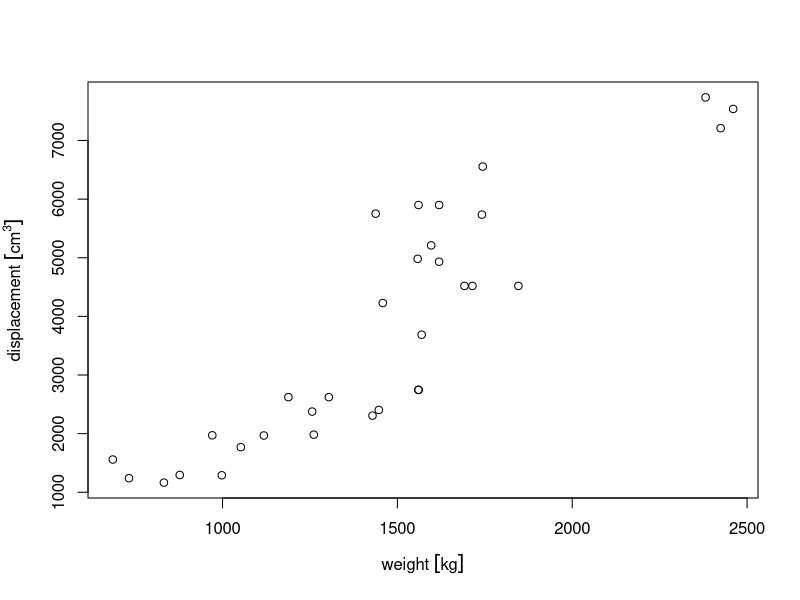
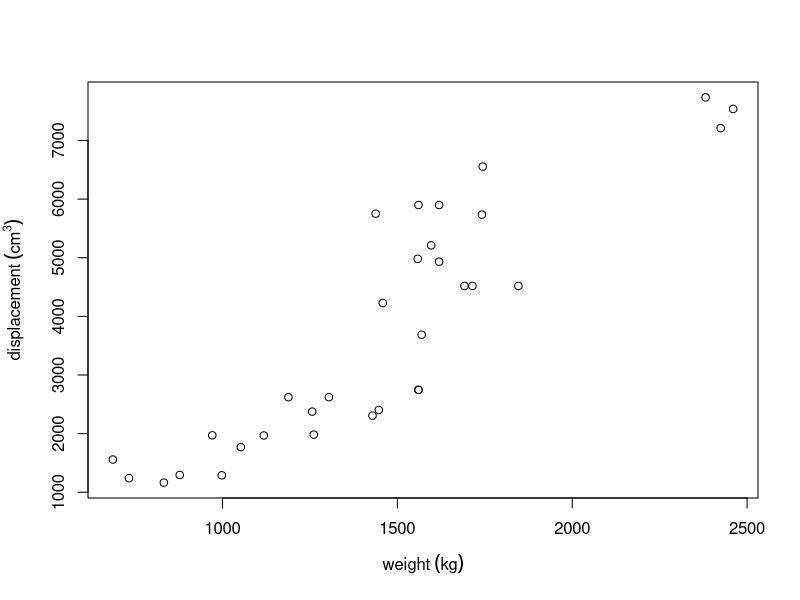
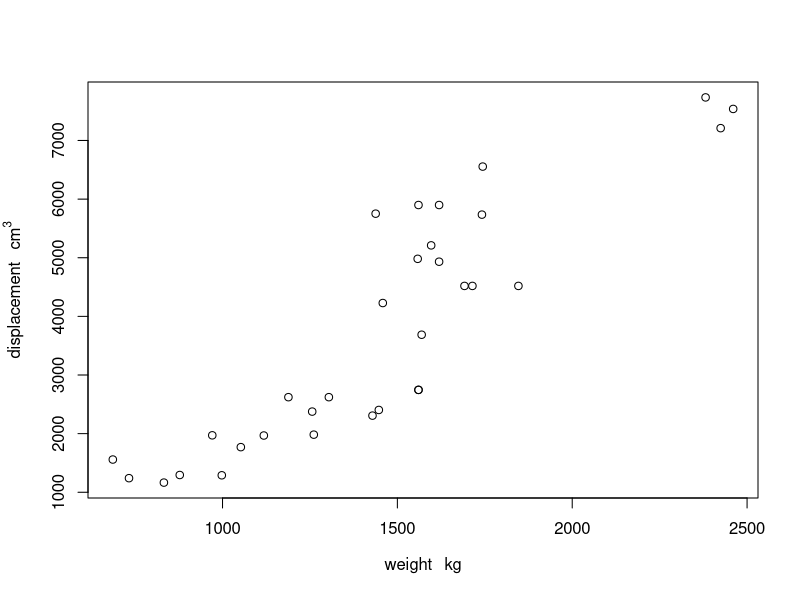
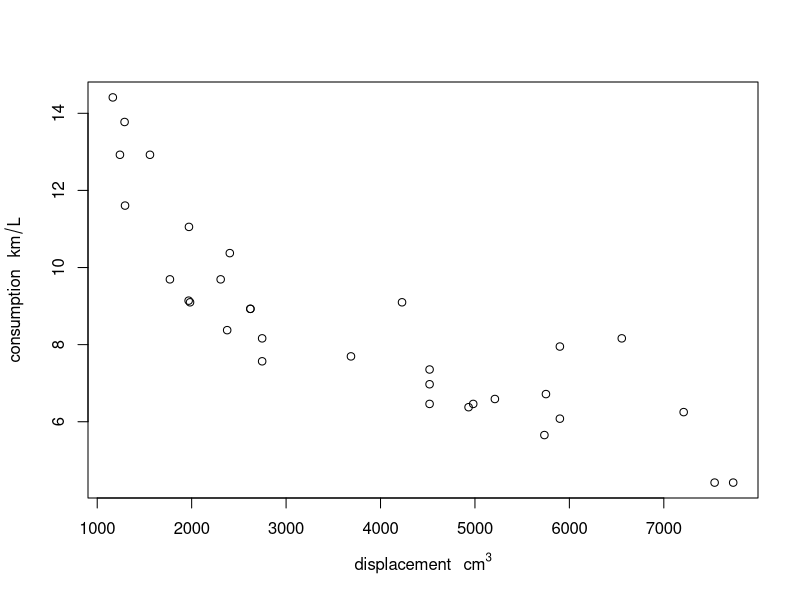
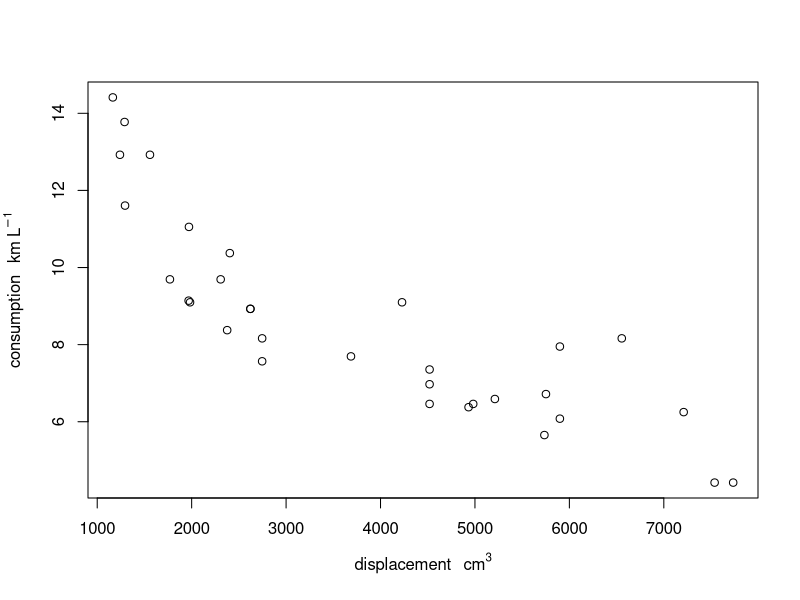
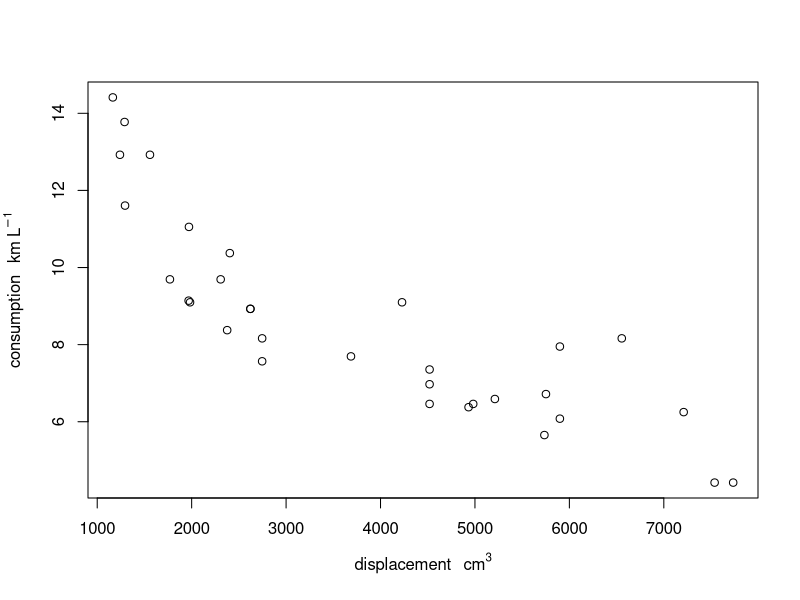
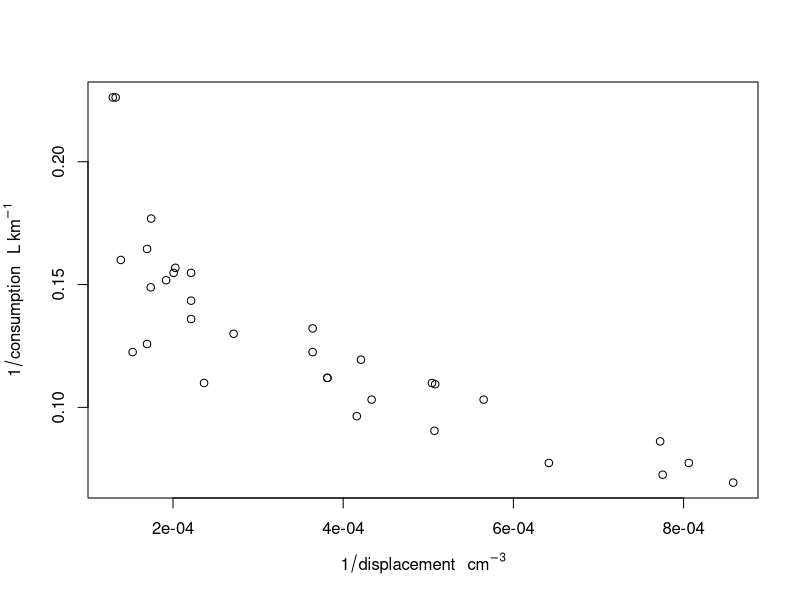

The R script that drew these images, in order:
## ----echo=FALSE---------------------------------------------------------------
knitr::opts_chunk$set(collapse = TRUE, fig.asp = 0.7, fig.width = 7)

## ----echo=FALSE---------------------------------------------------------------
units:::units_options(negative_power = FALSE)

## -----------------------------------------------------------------------------
t1 = Sys.time() 
t2 = t1 + 3600 
d = t2 - t1
class(d)
units(d)
d
units(d) = "secs"
d

## -----------------------------------------------------------------------------
library(units)
(a <- set_units(runif(10),  m/s))

## -----------------------------------------------------------------------------
set_units(10, m/s)

## -----------------------------------------------------------------------------
b = a
units(b) <- make_units(km/h)
b

## -----------------------------------------------------------------------------
a + a
a * a
a ^ 2
a ** -2

## -----------------------------------------------------------------------------
a + b # m/s + km/h -> m/s

## -----------------------------------------------------------------------------
t <- make_units(s)
a * t

## -----------------------------------------------------------------------------
t <- make_units(min)
a * t

## -----------------------------------------------------------------------------
m <- make_units(m)
a * t / m

## -----------------------------------------------------------------------------
signif(a ** 2 / 3, 3)
cumsum(a)
log(a) # base defaults to exp(1)
log(a, base = 10)
log(a, base = 2)

## -----------------------------------------------------------------------------
sum(a)
min(a)
max(a)
range(a)

## -----------------------------------------------------------------------------
a
a[1]

## -----------------------------------------------------------------------------
a[2:5]
a[-(1:9)]

## -----------------------------------------------------------------------------
c(a,a)

## -----------------------------------------------------------------------------
c(a,b) # m/s, km/h -> m/s
c(b,a) # km/h, m/s -> km/h

## -----------------------------------------------------------------------------
t1 = Sys.time() 
t2 = t1 + 3600 
d = t2 - t1
(du = as_units(d))

## -----------------------------------------------------------------------------
(dt = as_difftime(du))
class(dt)

## -----------------------------------------------------------------------------
set_units(matrix(1:4,2,2), m/s)
set_units(matrix(1:4,2,2), m/s * m/s)

## -----------------------------------------------------------------------------
set_units(matrix(1:4,2,2), m/s) %*% set_units(4:3, m/s)

## -----------------------------------------------------------------------------
set.seed(131)
d <- data.frame(x = runif(4), 
                    y = set_units(runif(4), s), 
                    z = set_units(1:4, m/s))
d
summary(d)
d$yz = with(d, y * z)
d
d[1, "yz"]

## -----------------------------------------------------------------------------
(x = 1:10 * as_units("m2 s-1"))

## -----------------------------------------------------------------------------
y = 1:10 * make_units(m^2/s)
x + y

## -----------------------------------------------------------------------------
deparse_unit(x)

## -----------------------------------------------------------------------------
mar = par("mar") + c(0, .3, 0, 0)
displacement = mtcars$disp * as_units("in")^3
units(displacement) = make_units(cm^3)
weight = mtcars$wt * 1000 * make_units(lb)
units(weight) = make_units(kg)
par(mar = mar)
plot(weight, displacement)

## -----------------------------------------------------------------------------
units_options(group = c("(", ")") )  # parenthesis instead of square brackets
par(mar = mar)
plot(weight, displacement)

## -----------------------------------------------------------------------------
units_options(sep = c("~~~", "~"), group = c("", ""))  # no brackets; extra space
par(mar = mar)
plot(weight, displacement)

## -----------------------------------------------------------------------------
gallon = as_units("gallon")
consumption = mtcars$mpg * make_units(mi/gallon)
units(consumption) = make_units(km/l)
par(mar = mar)
plot(displacement, consumption) # division in consumption
units_options(negative_power = TRUE) # division becomes ^-1
plot(displacement, consumption) # division in consumption

## -----------------------------------------------------------------------------
units_options(negative_power = TRUE) # division becomes ^-1
par(mar = mar)
plot(displacement, consumption)
plot(1/displacement, 1/consumption)

## ----echo=FALSE---------------------------------------------------------------
units_options(negative_power = FALSE) # division becomes /
